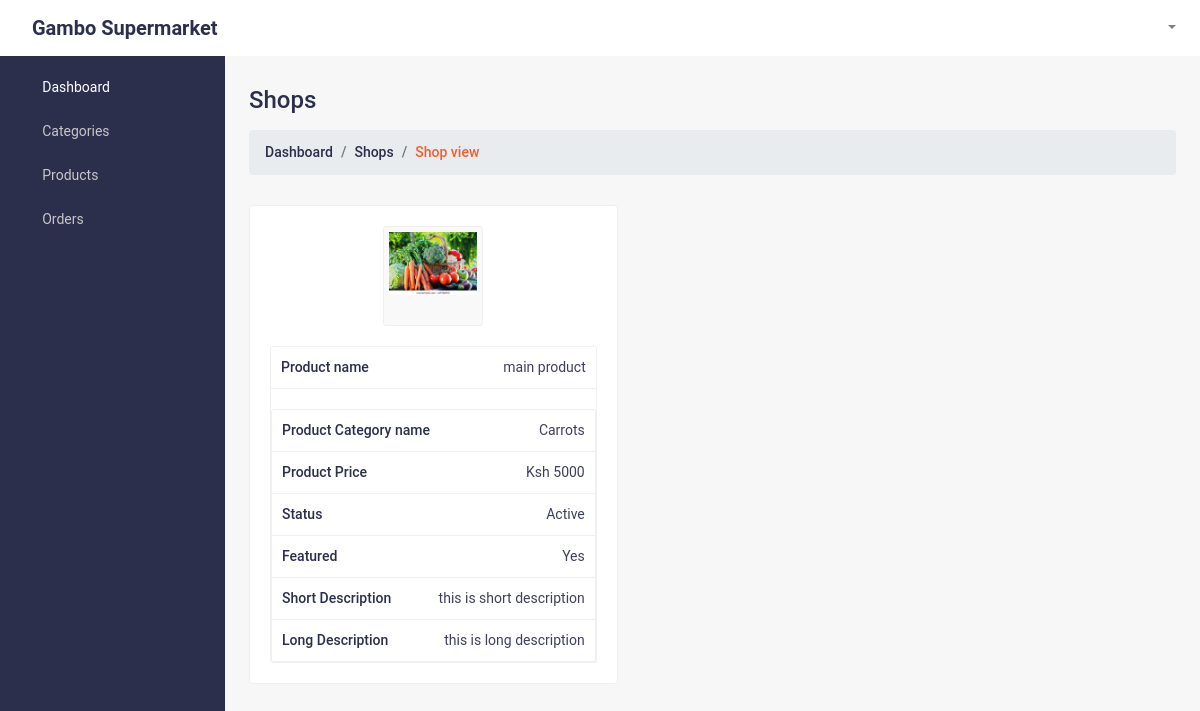
The page /farmers/product_view/1/ (signed in) on the database its author committed.
### products/models.py (models this page shows, shortened)
class Products(models.Model):
    user =  models.ForeignKey(User,on_delete=models.CASCADE,blank=True,null=True)
    product_title = models.CharField(max_length=100)
    product_overview = models.TextField()
    product_full_description = models.TextField()
    product_category = models.ForeignKey(Category,on_delete=models.CASCADE,related_name="product_category")
    product_price = models.CharField(max_length=255)
    product_Image_Field = models.ImageField(upload_to=upload_image_path,null=True,blank=False)
    Active = models.BooleanField(default=True)
    featured_product = models.BooleanField(default=False)
    created_date = models.DateTimeField(default=now, editable=False)
    slug = models.SlugField(blank=True,unique=True)
    objects = ProductManager()

class Category(models.Model):
    user =  models.ForeignKey(User,on_delete=models.CASCADE,blank=True,null=True)
    category_name = models.CharField(max_length=50)
    category_image = models.FileField(upload_to = upload_image_path2 ,null=True,blank=False)
    description =  models.TextField(blank=True,null=True)
    status =  models.BooleanField(default=False)
    slug = models.SlugField(blank=True,unique=True)

### farmers/views.py (the view)
# urls.py: path('product_view/<id>/',product_view,name="product_view"),
@login_required(login_url='account:sign_in')
def product_view(request,id):
    product = Products.objects.get(id = id)
    context = {
        'product':product
    }
    return render(request,'product_view.html',context)

### products/models.py (called while the page is built)
    def get_queryset(self):
        return ProductQuerySet(self.model, using=self._db)

### farmers/templates/product_view.html (shortened to what this page needs)
<!DOCTYPE html>
<html lang="en">
   {% include './farmer_index/head.html' %}
   <body class="sb-nav-fixed">
      {% include './farmer_index/nav.html' %}
      <div id="layoutSidenav">
         {% include './farmer_index/sidebar.html' %}
         <div id="layoutSidenav_content">
            <main>
               <div class="container-fluid">
                  <h2 class="mt-30 page-title">Shops</h2>
                  <ol class="breadcrumb mb-30">
                     <li class="breadcrumb-item"><a href="index.html">Dashboard</a></li>
                     <li class="breadcrumb-item"><a href="shops.html">Shops</a></li>
                     <li class="breadcrumb-item active">Shop view</li>
                  </ol>
                  <div class="row">
                     <div class="col-lg-5 col-md-6">
                        <div class="card card-static-2 mb-30">
                           <div class="card-body-table">
                              <div class="shopowner-content-left text-center pd-20">
                                 <div class="shop_img">
                                    <img src="{{product.product_Image_Field.url}}" alt="">
                                 </div>
                                 <div class="shopowner-dts">
                                    <div class="shopowner-dt-list">
                                       <span class="left-dt">Product name</span>
                                       <span class="right-dt">{{product.product_title}}</span>
                                    </div>
                                    <div class="shopowner-dts">
                                        <div class="shopowner-dt-list">
                                           <span class="left-dt">Product Category name</span>
                                           <span class="right-dt">{{product.product_category.category_name}}</span>
                                        </div>
                                    <div class="shopowner-dt-list">
                                       <span class="left-dt">Product Price</span>
                                       <span class="right-dt">Ksh {{product.product_price}}</span>
                                    </div>
                                    <div class="shopowner-dt-list">
                                       <span class="left-dt">Status</span>
                                       {% if product.Active %}
                                       <span class="right-dt">Active</span>
                                       {% else %}
                                       <span class="right-dt">InActive</span>
                                       {% endif %}
                                    </div>
                                    <div class="shopowner-dt-list">
                                        <span class="left-dt">Featured</span>
                                        {% if product.featured_product %}
                                        <span class="right-dt">Yes</span>
                                        {% else %}
                                        <span class="right-dt">No</span>
                                        {% endif %}
                                     </div>
                                     <div class="shopowner-dt-list">
                                        <span class="left-dt">Short Description</span>
                                        <span class="right-dt">{{product.product_overview}}</span>
                                     </div>
                                     <div class="shopowner-dt-list">
                                        <span class="left-dt">Long Description</span>
                                        <span class="right-dt">{{product.product_full_description}}</span>
                                     </div>
                                 </div>
                              </div>
                           </div>
                        </div>
                     </div>
                  </div>
               </div>
            </main>
         </div>
      </div>
   </body>
</html>

### static_file/css/styles.css (style rules this page uses)
html { font-family:roboto,sans-serif!important;line-height:1.15;-webkit-text-size-adjust:100%;-webkit-tap-highlight-color:transparent }
article,aside,figcaption,figure,footer,header,hgroup,main,nav,section { display:block }
body { margin:0;font-family:roboto,sans-serif!important;font-size:1rem;font-weight:400;line-height:1.5;color:#2b2f4c;text-align:left;background-color:#f7f7f7 }
h1,h2,h3,h4,h5,h6 { margin-top:0;margin-bottom:.5rem }
ol,ul,dl { margin-top:0;margin-bottom:1rem }
a { color:#007bff;text-decoration:none;background-color:transparent }
img { vertical-align:middle;border-style:none }
h1,h2,h3,h4,h5,h6,.h1,.h2,.h3,.h4,.h5,.h6 { margin-bottom:.5rem;font-weight:500;line-height:1.2 }
h2,.h2 { font-size:2rem }
html,body { height:100% }
.container,.container-fluid,.container-sm,.container-md,.container-lg,.container-xl { padding-left:1.5rem;padding-right:1.5rem }
#layoutSidenav { display:flex }
#layoutSidenav #layoutSidenav_content { position:relative;display:flex;flex-direction:column;justify-content:space-between;min-width:0;flex-grow:1;min-height:calc(100vh - 56px);margin-left:-225px }
@media (min-width:992px) { #layoutSidenav #layoutSidenav_content { margin-left:0;transition:margin .15s ease-in-out } }
.sb-nav-fixed #layoutSidenav #layoutSidenav_content { padding-left:225px;top:56px;background-color:#f7f7f7!important }

### static_file/css/admin-style.css (style rules this page uses)
.container,.container-fluid,.container-sm,.container-md,.container-lg,.container-xl { padding-left:1.5rem!important;padding-right:1.5rem!important }
.mt-30 { margin-top:30px!important }
.mb-30 { margin-bottom:30px!important }
.page-title { font-size:24px;font-weight:500;color:#2b2f4c;text-align:left;margin-bottom:15px }
.breadcrumb-item.active { color:#f55d2c!important }
.breadcrumb-item { color:#2b2f4c!important;font-weight:500;font-size:14px }
.breadcrumb-item a { color:#2b2f4c!important }
.card-static-2 { border:1px solid #efefef!important;background:#fff }
.pd-20 { padding:20px }
.shop_img { width:100px;height:100px;border:1px solid #efefef;background:#f9f9f9;padding:5px;border-radius:3px;display:inline-block }
.shop_img img { width:100% }
.shopowner-dts { margin-top:20px;border:1px solid #efefef;border-radius:3px }
.shopowner-dt-list { display:flex;align-items:start;padding:10px;border-bottom:1px solid #efefef;width:100% }
.shopowner-dt-list:last-child { border-bottom:0 }
.left-dt { color:#2b2f4c;font-size:14px;font-weight:500;margin-bottom:0;text-align:left;width:50% }
.right-dt { color:#3e3f5e;font-size:14px;font-weight:400;margin-bottom:0;margin-left:auto;text-align:right;width:50% }

### rows shown on the page
Products: product_Image_Field (picture), product_title "main product", product_category.category_name "Carrots", product_price "5000", product_overview "this is short description", product_full_description "this is long description"
